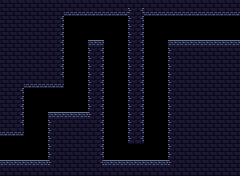

Tiled map render using the project's own tile images. Description and the whole map definition, tile-layer contents included, below:
An orthogonal 30x22 tile map with 8x8 px tiles, 3 tile layers (Background_2, Background_1, Collision) and 2 objects (PlayerSpawn, Checkpoint).

<map version="1.10" tiledversion="1.10.1" orientation="orthogonal" renderorder="right-down" width="30" height="22" tilewidth="8" tileheight="8" infinite="0" nextlayerid="9" nextobjectid="7">
 <tileset firstgid="1" source="../tower-tileset.tsx" />
 <layer id="5" name="Background_2" width="30" height="22">
  <data encoding="csv">
0,0,0,0,0,0,0,0,0,0,0,0,0,0,0,0,0,0,0,0,0,0,0,0,0,0,0,0,0,0,
0,0,0,0,0,0,0,0,0,0,0,0,0,0,0,0,0,0,0,0,0,0,0,0,0,0,0,0,0,0,
0,0,0,0,0,0,0,0,0,0,0,0,0,0,0,0,0,0,0,0,0,0,0,0,0,0,0,0,0,0,
0,0,0,0,0,0,0,0,0,0,0,0,0,0,0,0,0,0,0,0,0,0,0,0,0,0,0,0,0,0,
0,0,0,0,0,0,0,0,0,0,0,0,0,0,0,0,0,0,0,0,0,0,0,0,0,0,0,0,0,0,
0,0,0,0,0,0,0,0,0,0,0,0,0,0,0,0,0,0,0,0,0,0,0,0,0,0,0,0,0,0,
0,0,0,0,0,0,0,0,0,0,0,0,0,0,0,0,0,0,0,0,0,0,0,0,0,0,0,0,0,0,
0,0,0,0,0,0,0,0,0,0,0,0,0,0,0,0,0,0,0,0,0,0,0,0,0,0,0,0,0,0,
0,0,0,0,0,0,0,0,0,0,0,0,0,0,0,0,0,0,0,0,0,0,0,0,0,0,0,0,0,0,
0,0,0,0,0,0,0,0,0,0,0,0,0,0,0,0,0,0,0,0,0,0,0,0,0,0,0,0,0,0,
0,0,0,0,0,0,0,0,0,0,0,0,0,0,0,0,0,0,0,0,0,0,0,0,0,0,0,0,0,0,
0,0,0,0,0,0,0,0,0,0,0,0,0,0,0,0,0,0,0,0,0,0,0,0,0,0,0,0,0,0,
0,0,0,0,0,0,0,0,0,0,0,0,0,0,0,0,0,0,0,0,0,0,0,0,0,0,0,0,0,0,
0,0,0,0,0,0,0,0,0,0,0,0,0,0,0,0,0,0,0,0,0,0,0,0,0,0,0,0,0,0,
0,0,0,0,0,0,0,0,0,0,0,0,0,0,0,0,0,0,0,0,0,0,0,0,0,0,0,0,0,0,
0,0,0,0,0,0,0,0,0,0,0,0,0,0,0,0,0,0,0,0,0,0,0,0,0,0,0,0,0,0,
0,0,0,0,0,0,0,0,0,0,0,0,0,0,0,0,0,0,0,0,0,0,0,0,0,0,0,0,0,0,
0,0,0,0,0,0,0,0,0,0,0,0,0,0,0,0,0,0,0,0,0,0,0,0,0,0,0,0,0,0,
0,0,0,0,0,0,0,0,0,0,0,0,0,0,0,0,0,0,0,0,0,0,0,0,0,0,0,0,0,0,
0,0,0,0,0,0,0,0,0,0,0,0,0,0,0,0,0,0,0,0,0,0,0,0,0,0,0,0,0,0,
0,0,0,0,0,0,0,0,0,0,0,0,0,0,0,0,0,0,0,0,0,0,0,0,0,0,0,0,0,0,
0,0,0,0,0,0,0,0,0,0,0,0,0,0,0,0,0,0,0,0,0,0,0,0,0,0,0,0,0,0
</data>
 </layer>
 <layer id="2" name="Background_1" width="30" height="22">
  <data encoding="csv">
0,0,0,0,0,0,0,0,0,0,0,0,0,0,0,0,0,0,0,0,0,0,0,0,0,0,0,0,0,0,
0,0,0,0,0,0,0,0,0,0,0,0,0,0,0,0,0,0,0,0,0,0,0,0,0,0,0,0,0,0,
0,0,0,0,0,0,0,0,0,0,0,0,0,0,0,0,0,0,0,0,0,0,0,0,0,0,0,0,0,0,
0,0,0,0,0,0,0,0,0,0,0,0,0,0,0,0,0,0,0,0,0,0,0,0,0,0,0,0,0,0,
0,0,0,0,0,0,0,0,0,0,0,0,0,0,0,0,0,0,0,0,0,0,0,0,0,0,0,0,0,0,
0,0,0,0,0,0,0,0,0,0,0,0,0,0,0,0,0,0,0,0,0,0,0,0,0,0,0,0,0,0,
0,0,0,0,0,0,0,0,0,0,0,0,0,0,0,0,0,0,0,0,0,0,0,0,0,0,0,0,0,0,
0,0,0,0,0,0,0,0,0,0,0,0,0,0,0,0,0,0,0,0,0,0,0,0,0,0,0,0,0,0,
0,0,0,0,0,0,0,0,0,0,0,0,0,0,0,0,0,0,0,0,0,0,0,0,0,0,0,0,0,0,
0,0,0,0,0,0,0,0,0,0,0,0,0,0,0,0,0,0,0,0,0,0,0,0,0,0,0,0,0,0,
0,0,0,0,0,0,0,0,0,0,0,0,0,0,0,0,0,0,0,0,0,0,0,0,0,0,0,0,0,0,
0,0,0,0,0,0,0,0,0,0,0,0,0,0,0,0,0,0,0,0,0,0,0,0,0,0,0,0,0,0,
0,0,0,0,0,0,0,0,0,0,0,0,0,0,0,0,0,0,0,0,0,0,0,0,0,0,0,0,0,0,
0,0,0,0,0,0,0,0,0,0,0,0,0,0,0,0,0,0,0,0,0,0,0,0,0,0,0,0,0,0,
0,0,0,0,0,0,0,0,0,0,0,0,0,0,0,0,0,0,0,0,0,0,0,0,0,0,0,0,0,0,
0,0,0,0,0,0,0,0,0,0,0,0,0,0,0,0,0,0,0,0,0,0,0,0,0,0,0,0,0,0,
0,0,0,0,0,0,0,0,0,0,0,0,0,0,0,0,0,0,0,0,0,0,0,0,0,0,0,0,0,0,
0,0,0,0,0,0,0,0,0,0,0,0,0,0,0,0,0,0,0,0,0,0,0,0,0,0,0,0,0,0,
0,0,0,0,0,0,0,0,0,0,0,0,0,0,0,0,0,0,0,0,0,0,0,0,0,0,0,0,0,0,
0,0,0,0,0,0,0,0,0,0,0,0,0,0,0,0,0,0,0,0,0,0,0,0,0,0,0,0,0,0,
0,0,0,0,0,0,0,0,0,0,0,0,0,0,0,0,0,0,0,0,0,0,0,0,0,0,0,0,0,0,
0,0,0,0,0,0,0,0,0,0,0,0,0,0,0,0,0,0,0,0,0,0,0,0,0,0,0,0,0,0
</data>
 </layer>
 <objectgroup id="7" name="Spawns">
  <object id="2" name="PlayerSpawn" x="7.61739" y="151.17">
   <point />
  </object>
  <object id="6" name="Checkpoint" gid="38" x="8" y="160" width="8" height="8" />
 </objectgroup>
 <layer id="1" name="Collision" width="30" height="22">
  <data encoding="csv">
1,1,1,1,1,1,1,1,1,1,1,1,1,1,1,1,1,1,1,1,1,1,1,1,1,1,1,1,1,1,
1,1,1,1,1,1,1,1,5,5,5,5,5,5,5,5,4,3,5,5,5,5,5,5,5,5,5,5,5,5,
1,1,1,1,1,1,1,3,0,0,0,0,0,0,0,0,4,3,0,0,0,0,0,0,0,0,0,0,0,0,
1,1,1,1,1,1,1,3,0,0,0,0,0,0,0,0,4,3,0,0,0,0,0,0,0,0,0,0,0,0,
1,1,1,1,1,1,1,3,0,0,0,0,0,0,0,0,4,3,0,0,0,0,0,0,0,0,0,0,0,0,
1,1,1,1,1,1,1,3,0,0,0,2,2,0,0,0,4,3,0,0,0,2,2,2,2,2,2,2,2,2,
1,1,1,1,1,1,1,3,0,0,0,4,3,0,0,0,4,3,0,0,0,4,1,1,1,1,1,1,1,1,
1,1,1,1,1,1,1,3,0,0,0,4,3,0,0,0,4,3,0,0,0,4,1,1,1,1,1,1,1,1,
1,1,1,1,1,1,1,3,0,0,0,4,3,0,0,0,4,3,0,0,0,4,1,1,1,1,1,1,1,1,
1,1,1,1,1,1,1,3,0,0,0,4,3,0,0,0,4,3,0,0,0,4,1,1,1,1,1,1,1,1,
1,1,1,5,5,5,5,5,0,0,0,4,3,0,0,0,4,3,0,0,0,4,1,1,1,1,1,1,1,1,
1,1,3,0,0,0,0,0,0,0,0,4,3,0,0,0,4,3,0,0,0,4,1,1,1,1,1,1,1,1,
1,1,3,0,0,0,0,0,0,0,0,4,3,0,0,0,4,3,0,0,0,4,1,1,1,1,1,1,1,1,
1,1,3,0,0,0,0,0,0,0,0,4,3,0,0,0,4,3,0,0,0,4,1,1,1,1,1,1,1,1,
1,1,3,0,0,0,2,2,2,2,2,4,3,0,0,0,4,3,0,0,0,4,1,1,1,1,1,1,1,1,
1,1,3,0,0,0,4,1,1,1,1,1,3,0,0,0,4,3,0,0,0,4,1,1,1,1,1,1,1,1,
5,5,5,0,0,0,4,1,1,1,1,1,3,0,0,0,4,3,0,0,0,4,1,1,1,1,1,1,1,1,
0,0,0,0,0,0,4,1,1,1,1,1,3,0,0,0,4,3,0,0,0,4,1,1,1,1,1,1,1,1,
0,0,0,0,0,0,4,1,1,1,1,1,3,0,0,0,0,0,0,0,0,4,1,1,1,1,1,1,1,1,
0,0,0,0,0,0,4,1,1,1,1,1,3,0,0,0,0,0,0,0,0,4,1,1,1,1,1,1,1,1,
2,2,2,2,2,2,4,1,1,1,1,1,3,2,2,2,2,2,2,2,2,4,1,1,1,1,1,1,1,1,
1,1,1,1,1,1,1,1,1,1,1,1,1,1,1,1,1,1,1,1,1,1,1,1,1,1,1,1,1,1
</data>
 </layer>
</map>
